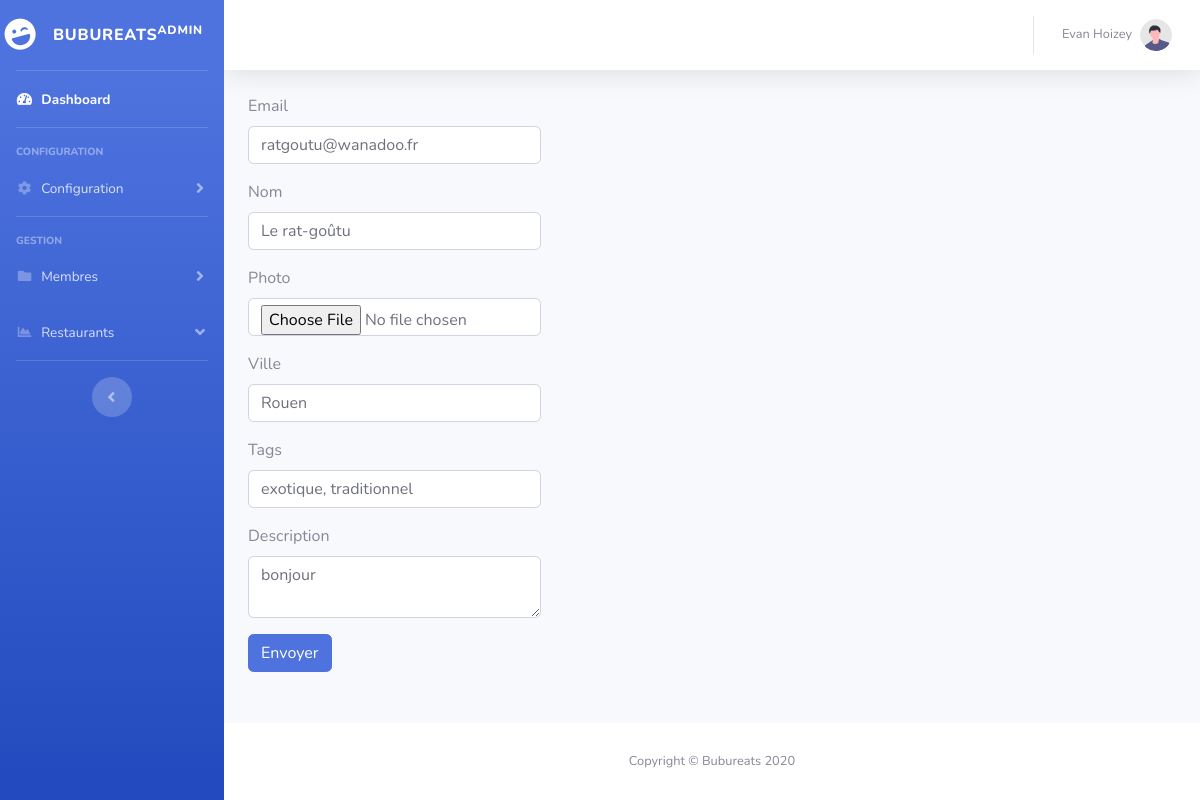
Page /admin/index.php?page=restaurant-edit&id=1 (signed in) on the committed database.
### tables this page shows
CREATE TABLE `restaurants` (
  `id` int(3) NOT NULL,
  `nom` varchar(254) DEFAULT NULL,
  `photo` varchar(254) DEFAULT NULL,
  `email` varchar(254) DEFAULT NULL,
  `tags` text,
  `description` text,
  `ville` varchar(254) DEFAULT NULL,
  `id_restaurateur` int(3) DEFAULT NULL
);

### includes/functions.php (called while the page is built, shortened)
<?php
function db_get($table, $id=null, $column = 'id', $callback=null){
    global $bdd;
    $results = [];
    $q = "SELECT * FROM $table";
    if (!is_null($id)){
        $q .= " WHERE $column = '$id'";
    }
    foreach($bdd->query($q) as $row) {
        $results[] = $row;
    }
    return $results;
}
function parse($template_name, $data) {
    $template = file_get_contents(ROOT . '/vues/' . $template_name);
    $template = preg_replace_callback(
        '/(\{\{([$a-zA-Z0-9_]+)\}\})/',
        function ($matches) use ($data) {
            if(preg_match('/^\$([a-zA-Z_]+)/', $matches[2], $matches2)){
                return constant($matches2[1]);
            }
            return $data[$matches[2]];
        },
        $template
    );
    return $template;
}

### admin/includes/controller.php (called while the page is built, shortened)
<?php
$requested_page = isset($_GET['page']) ? $_GET['page'] : null;
switch($requested_page){
    case 'restaurant-edit':
        $restaurant = db_get('restaurants', $_GET['id'])[0];
        break;
}

### admin/pages/restaurant-edit.php (the view, shortened to what this page needs)
<div class="row">
    <div class="col-md-4">
    <?php
        echo parse('admin/restaurant-formedit.html', $restaurant);
    ?>
    </div>
    <div class="col-md-8">
    </div>
</div>

### rows in the picture
restaurants: email "ratgoutu@wanadoo.fr", nom "Le rat-goûtu", ville "Rouen", tags "exotique, traditionnel", description "bonjour"

### other values in the picture
$_SESSION['admin']['prenom'] "Evan"
$_SESSION['admin']['nom'] "Hoizey"
